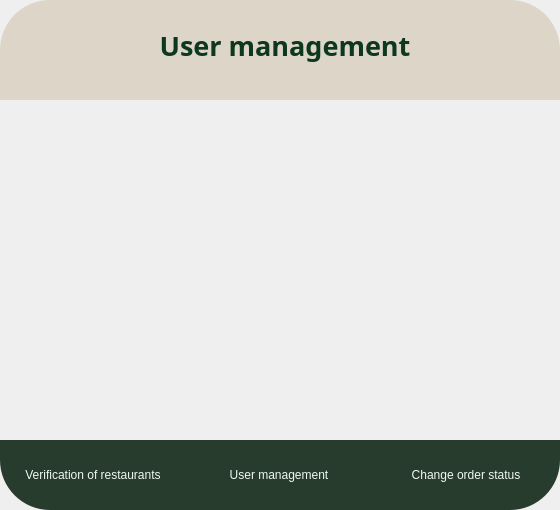
<?xml version="1.0" encoding="UTF-8"?>
<ui version="4.0">
 <class>adminnenu</class>
 <widget class="QWidget" name="adminnenu">
  <property name="geometry">
   <rect>
    <x>0</x>
    <y>0</y>
    <width>560</width>
    <height>510</height>
   </rect>
  </property>
  <property name="windowTitle">
   <string>Form</string>
  </property>
  <widget class="QStackedWidget" name="stackedWidget">
   <property name="geometry">
    <rect>
     <x>0</x>
     <y>0</y>
     <width>560</width>
     <height>510</height>
    </rect>
   </property>
   <property name="currentIndex">
    <number>1</number>
   </property>
   <widget class="QWidget" name="menuManagementPage">
    <widget class="QFrame" name="menuHolder">
     <property name="geometry">
      <rect>
       <x>-10</x>
       <y>90</y>
       <width>590</width>
       <height>360</height>
      </rect>
     </property>
     <property name="frameShape">
      <enum>QFrame::Shape::StyledPanel</enum>
     </property>
     <property name="frameShadow">
      <enum>QFrame::Shadow::Raised</enum>
     </property>
    </widget>
    <widget class="QLabel" name="label_4">
     <property name="geometry">
      <rect>
       <x>0</x>
       <y>0</y>
       <width>560</width>
       <height>100</height>
      </rect>
     </property>
     <property name="font">
      <font>
       <pointsize>20</pointsize>
      </font>
     </property>
     <property name="styleSheet">
      <string notr="true">background-color:rgba(220, 213, 200, 1);
border-top-right-radius: 50px;
border-top-left-radius: 50px;</string>
     </property>
     <property name="text">
      <string/>
     </property>
    </widget>
    <widget class="QLabel" name="label_16">
     <property name="geometry">
      <rect>
       <x>70</x>
       <y>10</y>
       <width>420</width>
       <height>70</height>
      </rect>
     </property>
     <property name="font">
      <font>
       <family>Bauhaus 93</family>
       <pointsize>20</pointsize>
       <italic>false</italic>
       <bold>true</bold>
      </font>
     </property>
     <property name="layoutDirection">
      <enum>Qt::LayoutDirection::LeftToRight</enum>
     </property>
     <property name="styleSheet">
      <string notr="true">color:rgba(13, 55, 30, 1);</string>
     </property>
     <property name="text">
      <string>Verification of restaurants</string>
     </property>
     <property name="textFormat">
      <enum>Qt::TextFormat::AutoText</enum>
     </property>
     <property name="alignment">
      <set>Qt::AlignmentFlag::AlignCenter</set>
     </property>
    </widget>
    <widget class="QPushButton" name="VerificationOfRestaurantButton">
     <property name="geometry">
      <rect>
       <x>0</x>
       <y>440</y>
       <width>186</width>
       <height>70</height>
      </rect>
     </property>
     <property name="styleSheet">
      <string notr="true">QPushButton#VerificationOfRestaurantButton {
    background-color: rgba(40, 60, 45, 255);   
    color: #F0F8F2;                              
    border-bottom-left-radius: 50px;

}

QPushButton#VerificationOfRestaurantButton:hover {
    background-color: rgba(55, 80, 60, 255);   
}

QPushButton#VerificationOfRestaurantButton:pressed {
    background-color: rgba(30, 40, 30, 255);    
    padding-left: 8px;
    padding-top: 8px;
}
</string>
     </property>
     <property name="text">
      <string>Verification of restaurants</string>
     </property>
    </widget>
    <widget class="QPushButton" name="UserManagementButton">
     <property name="geometry">
      <rect>
       <x>186</x>
       <y>440</y>
       <width>186</width>
       <height>70</height>
      </rect>
     </property>
     <property name="styleSheet">
      <string notr="true">QPushButton#UserManagementButton {
    background-color: rgba(40, 60, 45, 255);   
    color: #F0F8F2;                
    border-bottom-left-radius: 0px;              
    padding: 6px 20px;
}

QPushButton#UserManagementButton:hover {
    background-color: rgba(55, 80, 60, 255);   
}

QPushButton#UserManagementButton:pressed {
    background-color: rgba(30, 40, 30, 255);    
    padding-left: 8px;
    padding-top: 8px;
}
</string>
     </property>
     <property name="text">
      <string>User management</string>
     </property>
    </widget>
    <widget class="QPushButton" name="ChangeOrderStatusButton">
     <property name="geometry">
      <rect>
       <x>372</x>
       <y>440</y>
       <width>188</width>
       <height>70</height>
      </rect>
     </property>
     <property name="styleSheet">
      <string notr="true">QPushButton#ChangeOrderStatusButton {
    background-color: rgba(40, 60, 45, 255);   
    color: #F0F8F2;                
    border-bottom-right-radius: 50px;              
    padding: 6px 20px;
}

QPushButton#ChangeOrderStatusButton:hover {
    background-color: rgba(55, 80, 60, 255);   
}

QPushButton#ChangeOrderStatusButton:pressed {
    background-color: rgba(30, 40, 30, 255);    
    padding-left: 8px;
    padding-top: 8px;
}
</string>
     </property>
     <property name="text">
      <string>Change order status</string>
     </property>
    </widget>
   </widget>
   <widget class="QWidget" name="viewOrdersPage">
    <widget class="QFrame" name="menuHolder_2">
     <property name="geometry">
      <rect>
       <x>-20</x>
       <y>90</y>
       <width>590</width>
       <height>360</height>
      </rect>
     </property>
     <property name="frameShape">
      <enum>QFrame::Shape::StyledPanel</enum>
     </property>
     <property name="frameShadow">
      <enum>QFrame::Shadow::Raised</enum>
     </property>
    </widget>
    <widget class="QLabel" name="label_5">
     <property name="geometry">
      <rect>
       <x>0</x>
       <y>0</y>
       <width>560</width>
       <height>100</height>
      </rect>
     </property>
     <property name="font">
      <font>
       <pointsize>20</pointsize>
      </font>
     </property>
     <property name="styleSheet">
      <string notr="true">background-color:rgba(220, 213, 200, 1);
border-top-right-radius: 50px;
border-top-left-radius: 50px;</string>
     </property>
     <property name="text">
      <string/>
     </property>
    </widget>
    <widget class="QPushButton" name="VerificationOfRestaurantButton_2">
     <property name="geometry">
      <rect>
       <x>0</x>
       <y>440</y>
       <width>186</width>
       <height>70</height>
      </rect>
     </property>
     <property name="styleSheet">
      <string notr="true">QPushButton#VerificationOfRestaurantButton_2 {
    background-color: rgba(40, 60, 45, 255);   
    color: #F0F8F2;                              
    border-bottom-left-radius: 50px;
}

QPushButton#VerificationOfRestaurantButton_2:hover {
    background-color: rgba(55, 80, 60, 255);   
}

QPushButton#VerificationOfRestaurantButton_2:pressed {
    background-color: rgba(30, 40, 30, 255);    
    padding-left: 8px;
    padding-top: 8px;
}
</string>
     </property>
     <property name="text">
      <string>Verification of restaurants</string>
     </property>
    </widget>
    <widget class="QPushButton" name="UserManagementButton_2">
     <property name="geometry">
      <rect>
       <x>186</x>
       <y>440</y>
       <width>186</width>
       <height>70</height>
      </rect>
     </property>
     <property name="styleSheet">
      <string notr="true">QPushButton#UserManagementButton_2 {
    background-color: rgba(40, 60, 45, 255);   
    color: #F0F8F2;                
    border-bottom-left-radius: 0px;              
    padding: 6px 20px;
}

QPushButton#UserManagementButton_2:hover {
    background-color: rgba(55, 80, 60, 255);   
}

QPushButton#UserManagementButton_2:pressed {
    background-color: rgba(30, 40, 30, 255);    
    padding-left: 8px;
    padding-top: 8px;
}
</string>
     </property>
     <property name="text">
      <string>User management</string>
     </property>
    </widget>
    <widget class="QPushButton" name="ChangeOrderStatusButton_2">
     <property name="geometry">
      <rect>
       <x>372</x>
       <y>440</y>
       <width>188</width>
       <height>70</height>
      </rect>
     </property>
     <property name="styleSheet">
      <string notr="true">QPushButton#ChangeOrderStatusButton_2 {
    background-color: rgba(40, 60, 45, 255);   
    color: #F0F8F2;                
    border-bottom-right-radius: 50px;              
    padding: 6px 20px;
}

QPushButton#ChangeOrderStatusButton_2:hover {
    background-color: rgba(55, 80, 60, 255);   
}

QPushButton#ChangeOrderStatusButton_2:pressed {
    background-color: rgba(30, 40, 30, 255);    
    padding-left: 8px;
    padding-top: 8px;
}
</string>
     </property>
     <property name="text">
      <string>Change order status</string>
     </property>
    </widget>
    <widget class="QLabel" name="label_17">
     <property name="geometry">
      <rect>
       <x>140</x>
       <y>10</y>
       <width>290</width>
       <height>70</height>
      </rect>
     </property>
     <property name="font">
      <font>
       <family>Bauhaus 93</family>
       <pointsize>20</pointsize>
       <italic>false</italic>
       <bold>true</bold>
      </font>
     </property>
     <property name="layoutDirection">
      <enum>Qt::LayoutDirection::LeftToRight</enum>
     </property>
     <property name="styleSheet">
      <string notr="true">color:rgba(13, 55, 30, 1);</string>
     </property>
     <property name="text">
      <string>User management</string>
     </property>
     <property name="textFormat">
      <enum>Qt::TextFormat::AutoText</enum>
     </property>
     <property name="alignment">
      <set>Qt::AlignmentFlag::AlignCenter</set>
     </property>
    </widget>
   </widget>
   <widget class="QWidget" name="changeOfStatusPage">
    <widget class="QFrame" name="menuHolder_3">
     <property name="geometry">
      <rect>
       <x>-20</x>
       <y>90</y>
       <width>590</width>
       <height>360</height>
      </rect>
     </property>
     <property name="frameShape">
      <enum>QFrame::Shape::StyledPanel</enum>
     </property>
     <property name="frameShadow">
      <enum>QFrame::Shadow::Raised</enum>
     </property>
    </widget>
    <widget class="QLabel" name="label_8">
     <property name="geometry">
      <rect>
       <x>0</x>
       <y>0</y>
       <width>560</width>
       <height>100</height>
      </rect>
     </property>
     <property name="font">
      <font>
       <pointsize>20</pointsize>
      </font>
     </property>
     <property name="styleSheet">
      <string notr="true">background-color:rgba(220, 213, 200, 1);
border-top-right-radius: 50px;
border-top-left-radius: 50px;</string>
     </property>
     <property name="text">
      <string/>
     </property>
    </widget>
    <widget class="QLabel" name="label_20">
     <property name="geometry">
      <rect>
       <x>120</x>
       <y>10</y>
       <width>330</width>
       <height>70</height>
      </rect>
     </property>
     <property name="font">
      <font>
       <family>Bauhaus 93</family>
       <pointsize>20</pointsize>
       <italic>false</italic>
       <bold>true</bold>
      </font>
     </property>
     <property name="layoutDirection">
      <enum>Qt::LayoutDirection::LeftToRight</enum>
     </property>
     <property name="styleSheet">
      <string notr="true">color:rgba(13, 55, 30, 1);</string>
     </property>
     <property name="text">
      <string>Change order status</string>
     </property>
     <property name="textFormat">
      <enum>Qt::TextFormat::AutoText</enum>
     </property>
     <property name="alignment">
      <set>Qt::AlignmentFlag::AlignCenter</set>
     </property>
    </widget>
    <widget class="QPushButton" name="VerificationOfRestaurantButton_3">
     <property name="geometry">
      <rect>
       <x>0</x>
       <y>440</y>
       <width>186</width>
       <height>70</height>
      </rect>
     </property>
     <property name="styleSheet">
      <string notr="true">QPushButton#VerificationOfRestaurantButton_3 {
    background-color: rgba(40, 60, 45, 255);   
    color: #F0F8F2;                              
    border-bottom-left-radius: 50px;
}

QPushButton#VerificationOfRestaurantButton_3:hover {
    background-color: rgba(55, 80, 60, 255);   
}

QPushButton#VerificationOfRestaurantButton_3:pressed {
    background-color: rgba(30, 40, 30, 255);    
    padding-left: 8px;
    padding-top: 8px;
}
</string>
     </property>
     <property name="text">
      <string>Verification of restaurants</string>
     </property>
    </widget>
    <widget class="QPushButton" name="UserManagementButton_3">
     <property name="geometry">
      <rect>
       <x>186</x>
       <y>440</y>
       <width>186</width>
       <height>70</height>
      </rect>
     </property>
     <property name="styleSheet">
      <string notr="true">QPushButton#UserManagementButton_3 {
    background-color: rgba(40, 60, 45, 255);   
    color: #F0F8F2;                
    border-bottom-left-radius: 0px;              
    padding: 6px 20px;
}

QPushButton#UserManagementButton_3:hover {
    background-color: rgba(55, 80, 60, 255);   
}

QPushButton#UserManagementButton_3:pressed {
    background-color: rgba(30, 40, 30, 255);    
    padding-left: 8px;
    padding-top: 8px;
}
</string>
     </property>
     <property name="text">
      <string>User management</string>
     </property>
    </widget>
    <widget class="QPushButton" name="ChangeOrderStatusButton_3">
     <property name="geometry">
      <rect>
       <x>372</x>
       <y>440</y>
       <width>188</width>
       <height>70</height>
      </rect>
     </property>
     <property name="styleSheet">
      <string notr="true">QPushButton#ChangeOrderStatusButton_3 {
    background-color: rgba(40, 60, 45, 255);   
    color: #F0F8F2;                
    border-bottom-right-radius: 50px;              
    padding: 6px 20px;
}

QPushButton#ChangeOrderStatusButton_3:hover {
    background-color: rgba(55, 80, 60, 255);   
}

QPushButton#ChangeOrderStatusButton_3:pressed {
    background-color: rgba(30, 40, 30, 255);    
    padding-left: 8px;
    padding-top: 8px;
}
</string>
     </property>
     <property name="text">
      <string>Change order status</string>
     </property>
    </widget>
   </widget>
  </widget>
 </widget>
 <resources/>
 <connections/>
</ui>
